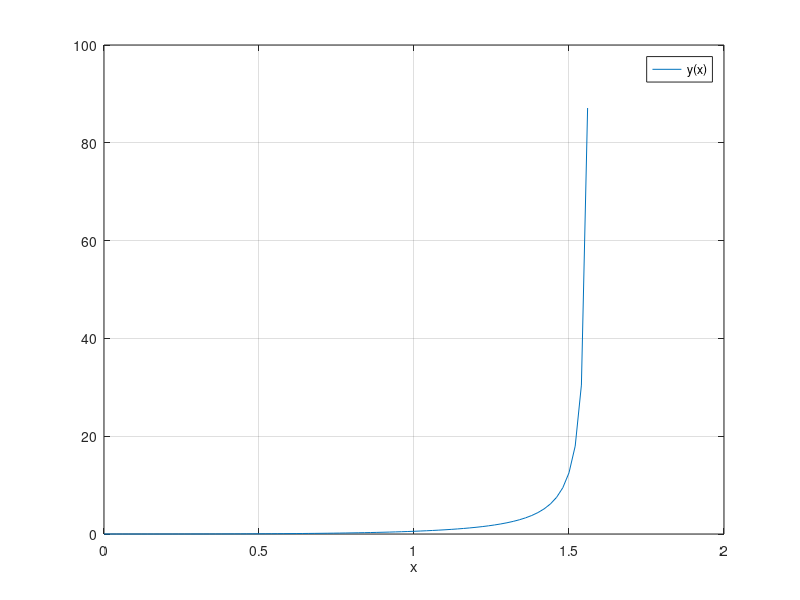

This figure's MATLAB source:
function difsolve
h = 0.02;
a = 0;
b = 2;

 T = a : h : b;
 y0 = 0;
 
 [x y] = ode23(@diffs, T, y0);
 plot (x, y(:,1))
 grid on,
 legend('y(x)');
 xlabel('x')
end

function dydx = diffs(x,y)
dydx = (y+x)^2;
end
 